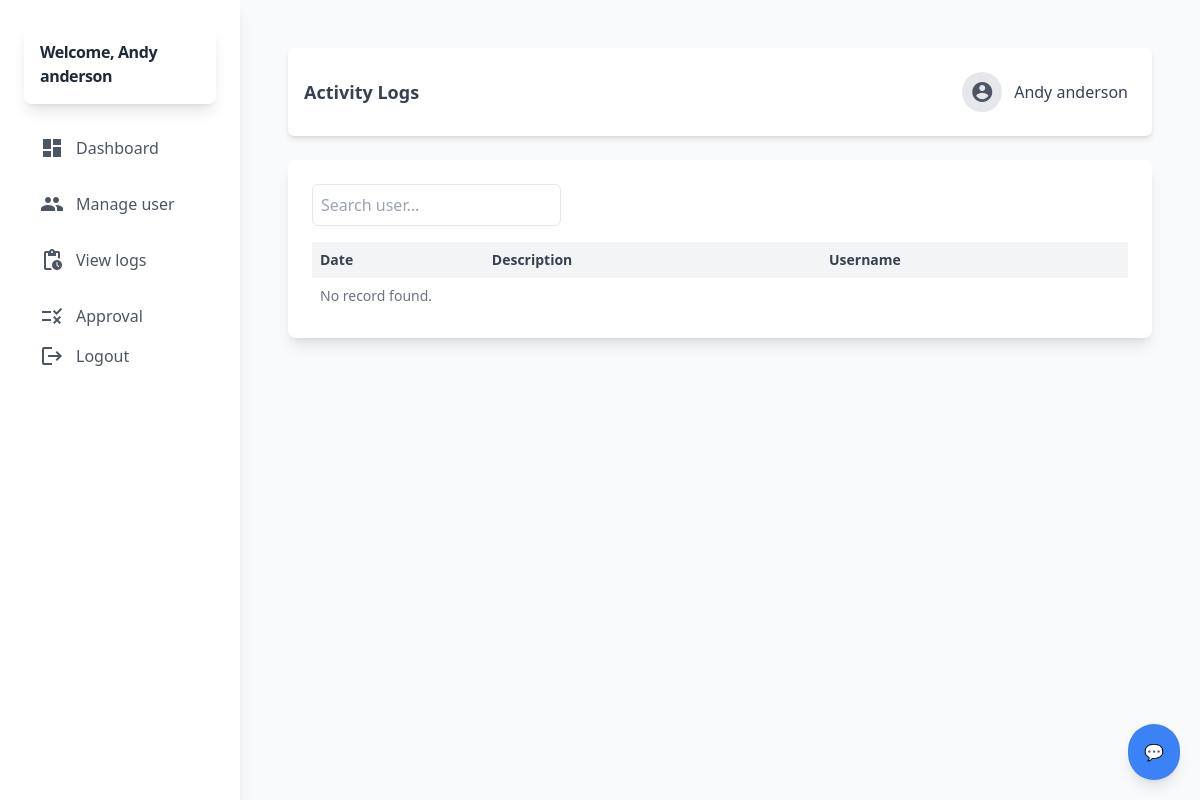
The app's page /admin/view_logs.php (signed in), older data.
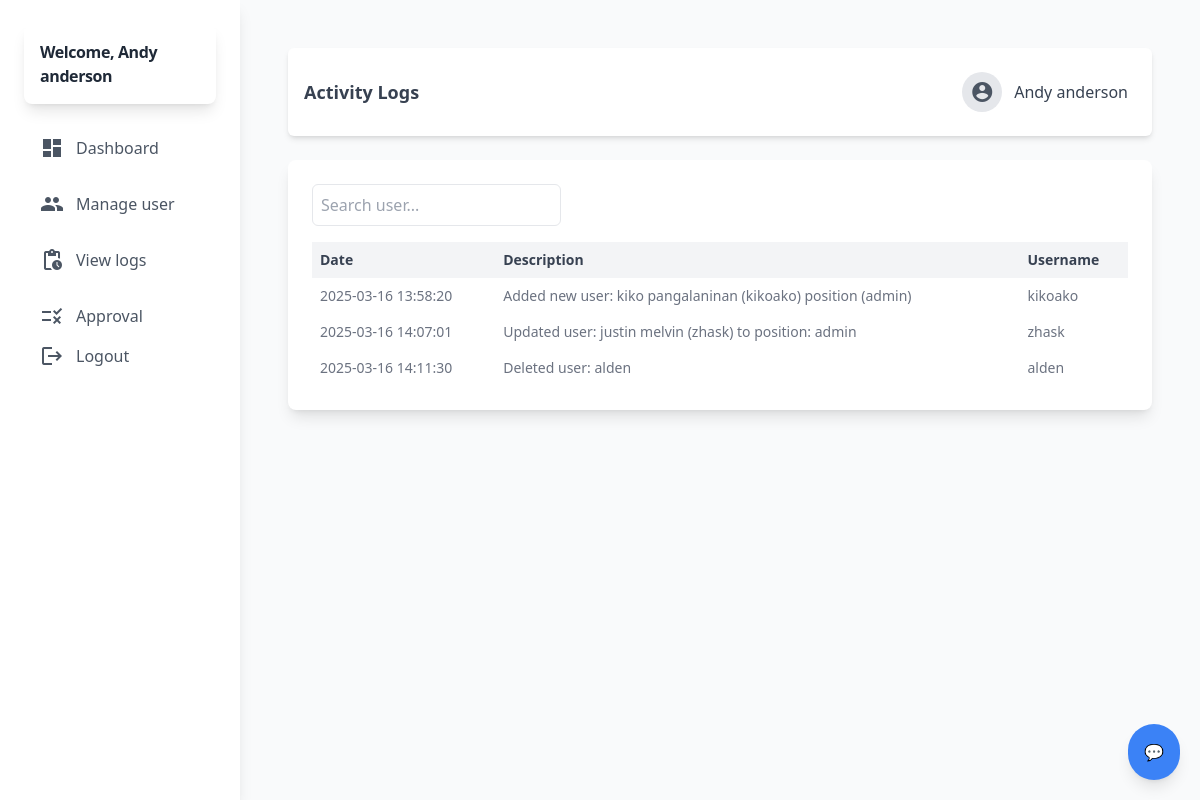
The same page, newer data.
### tables this page shows
CREATE TABLE `activity_logs` (
  `log_id` int(11) NOT NULL,
  `log_user_id` int(11) NOT NULL,
  `log_description` text NOT NULL,
  `log_date` timestamp NOT NULL DEFAULT current_timestamp() ON UPDATE current_timestamp()
);

CREATE TABLE `user` (
  `id` int(11) NOT NULL,
  `name` varchar(255) NOT NULL,
  `username` varchar(255) NOT NULL,
  `password` varchar(255) NOT NULL,
  `type` varchar(60) NOT NULL,
  `status` int(11) NOT NULL DEFAULT 1 COMMENT '0=deleted,1=existing'
);

### admin/backend/db.php (called while the page is built, shortened)
<?php
class db_connect
{
    public $host = db_host;
    public $user = db_user;
    public $pass = db_pass;
    public $name = db_name;
    public function connect()
    {
        try {
            $this->conn = new mysqli($this->host, $this->user, $this->pass, $this->name);
        } catch (\Throwable $th) {
            header("Location:setup.php");
        }
    }
}

### admin/backend/class.php (called while the page is built, shortened)
<?php
include ('db.php');
class global_class extends db_connect
{
    public function fetch_all_logs(){
        $query = $this->conn->prepare("SELECT * FROM `activity_logs`
        LEFT JOIN user ON user.id = activity_logs.log_user_id
        ");
        if ($query->execute()) {
            $result = $query->get_result();
            return $result;
        }
    }
}

### admin/backend/end-points/log_list.php (the view)
<?php
$fetch_all_user = $db->fetch_all_logs();
if ($fetch_all_user->num_rows>0): ?>
    <?php foreach ($fetch_all_user as $user):
        ?>
       <tr>
            <td class="p-2"><?php echo htmlspecialchars($user['log_date']); ?></td>
            <td class="p-2"><?php echo htmlspecialchars($user['log_description']); ?></td>
            <td class="p-2"><?php echo htmlspecialchars($user['username']); ?></td>
        </tr>
    <?php endforeach; ?>
<?php else: ?>
    <tr>
        <td colspan="5" class="p-2">No record found.</td>
    </tr>
<?php endif; ?>

Row changes from the older to the newer data that the page shows:
added activity_logs: log_date "2025-03-16 13:58:20", log_description "Added new user: kiko pangalaninan (kikoako) position (admin)", user.username "kikoako"
added activity_logs: log_date "2025-03-16 14:07:01", log_description "Updated user: justin melvin (zhask) to position: admin", user.username "zhask"
added activity_logs: log_date "2025-03-16 14:11:30", log_description "Deleted user: alden", user.username "alden"
Text that changed along with them:
text no longer shown: "No record found."
